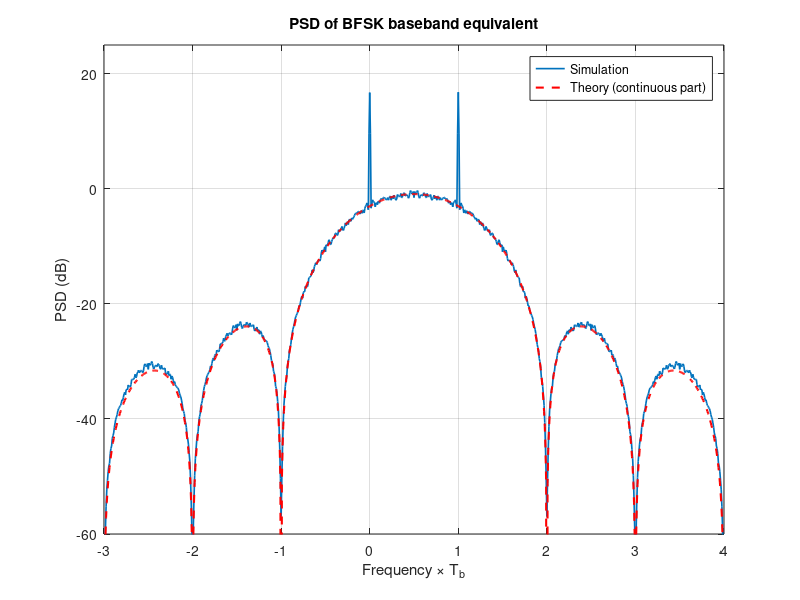

Write the MATLAB code that produced this figure.
function psd_bfsk()
% OWNER: Member 3.  PSD of the BFSK baseband equivalent (fc = f1), team-repo version.
Tb = 1; Eb = 1; L = 16; Fs = L/Tb; A = sqrt(2*Eb/Tb);
bits = randi([0 1], 1, 20000);
t    = (0:L-1)'/L*Tb;
X    = zeros(L, numel(bits));
X(:, bits == 1) = repmat(A*ones(L,1), 1, sum(bits == 1));
X(:, bits == 0) = repmat(A*exp(1j*2*pi*t/Tb), 1, sum(bits == 0));
x = X(:);

Nfft = L*128; Nblk = floor(numel(x)/Nfft);
w = 0.54 - 0.46*cos(2*pi*(0:Nfft-1)'/(Nfft-1));
Pxx = zeros(Nfft,1);
for m = 1:Nblk
    Pxx = Pxx + abs(fft(x((m-1)*Nfft+1:m*Nfft) .* w)).^2;
end
Pxx = fftshift(Pxx / (Nblk*Fs*sum(w.^2)));
f   = (-Nfft/2:Nfft/2-1)' * (Fs/Nfft);

sc = @(u) sin(pi*u + eps) ./ (pi*u + eps);
G  = @(ff, d) A*Tb*sc((ff-d)*Tb) .* exp(-1j*pi*(ff-d)*Tb);
Sc = abs(G(f,0) - G(f,1/Tb)).^2 / (4*Tb);

plot(f*Tb, 10*log10(Pxx), 'LineWidth', 1.2); hold on;
plot(f*Tb, 10*log10(Sc), 'r--', 'LineWidth', 1.5);
grid on; xlim([-3 4]); ylim([-60 25]);
xlabel('Frequency \times T_b'); ylabel('PSD (dB)');
title('PSD of BFSK baseband equivalent');legend('Simulation', 'Theory (continuous part)', 'Expected line peak', 'Location', 'northeast');
end
